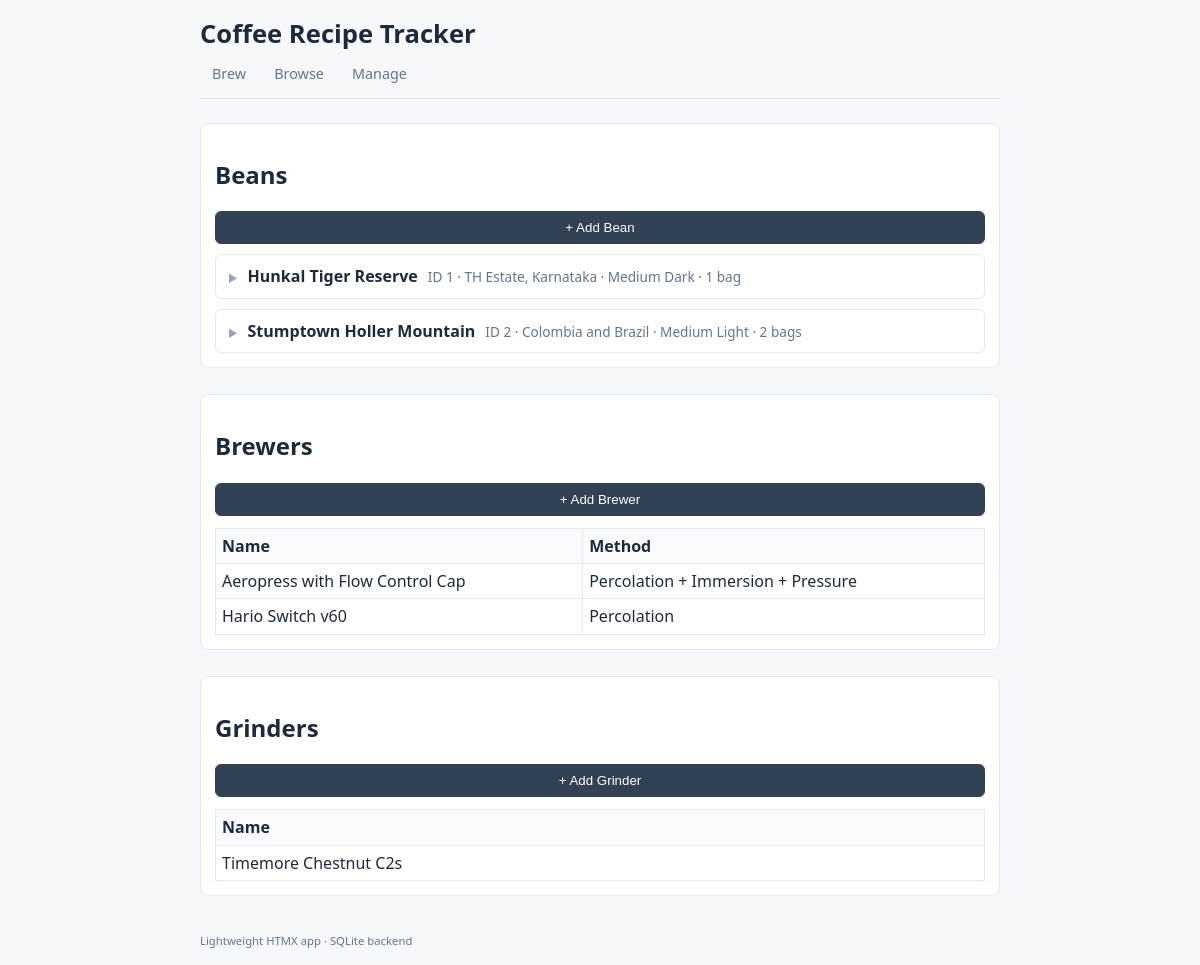
The page /manage on the database as committed earlier.
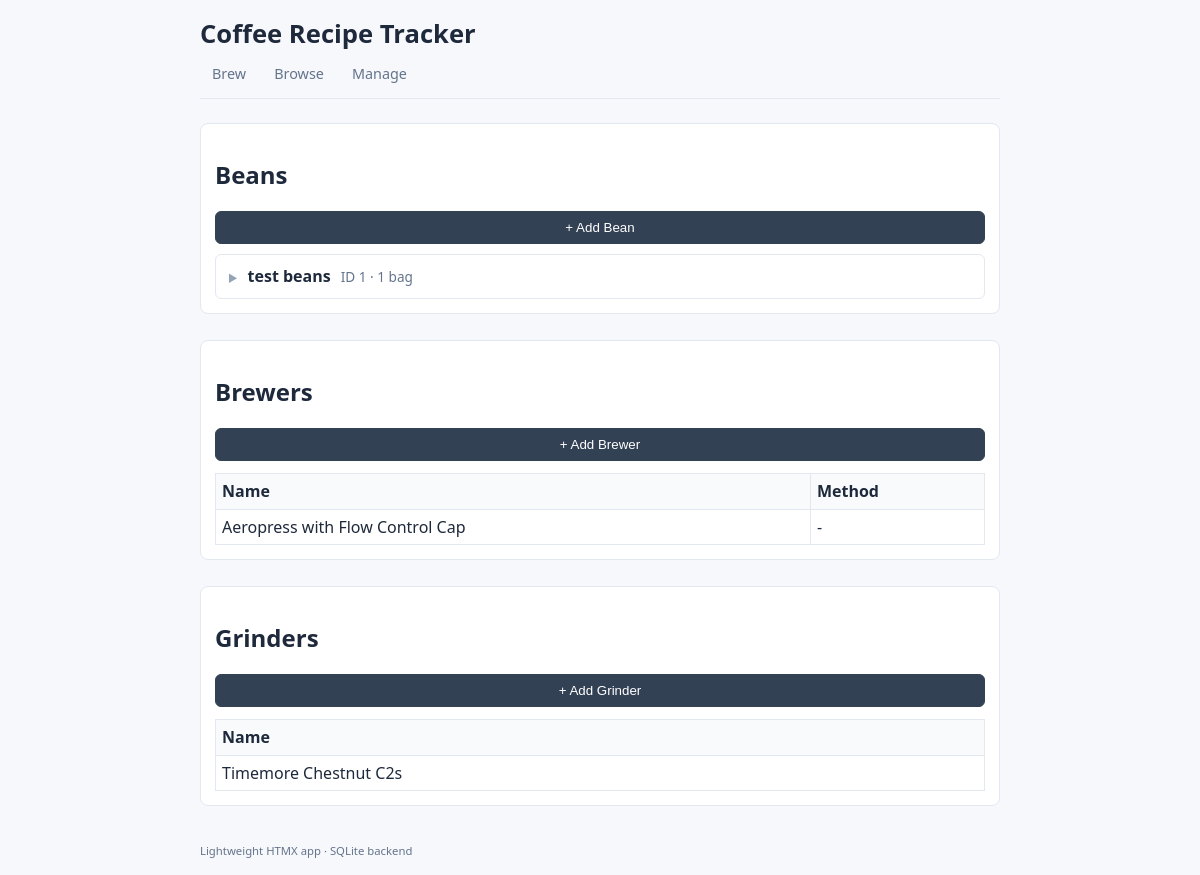
The same page on the database as committed later.
### app/models.py (models this page shows)
class Bean(SQLModel, table=True):
    id: Optional[int] = Field(default=None, primary_key=True)
    name: str
    origin: Optional[str] = None
    roast_level: Optional[str] = None
    flavor_notes: Optional[str] = None
    notes: Optional[str] = None
    bags: List["BeanBag"] = Relationship(back_populates="bean")
    recipes: List["Recipe"] = Relationship(back_populates="bean")

class Brewer(SQLModel, table=True):
    id: Optional[int] = Field(default=None, primary_key=True)
    name: str
    method: Optional[str] = None
    notes: Optional[str] = None
    recipes: List["Recipe"] = Relationship(back_populates="brewer")

class Grinder(SQLModel, table=True):
    id: Optional[int] = Field(default=None, primary_key=True)
    name: str
    notes: Optional[str] = None
    recipes: List["Recipe"] = Relationship(back_populates="grinder")

### app/main.py (the view)
@app.get("/manage", response_class=HTMLResponse)
def manage(request: Request):
    with Session(db.engine) as session:
        beans = crud.get_beans(session)
        beans_with_bags = [
            (bean, [(bag, crud.get_remaining_quantity(session, bag)) for bag in crud.get_bags_for_bean(session, bean.id)])  # type: ignore[arg-type]
            for bean in beans
        ]
        brewers = crud.get_brewers(session)
        grinders = crud.get_grinders(session)
        return templates.TemplateResponse("manage.html", {
            "request": request,
            "beans_with_bags": beans_with_bags,
            "brewers": brewers,
            "grinders": grinders,
        })

### app/templates/manage.html (shortened to what this page needs)
{% extends 'base.html' %}
{% block content %}
<div class="grid">
    <section class="card">
        <h2>Beans</h2>
        <button onclick="toggleForm('bean-form')">+ Add Bean</button>
        {% for bean, bags in beans_with_bags %}
        <details class="bean-block">
            <summary class="bean-summary">
                <span class="bean-title">{{ bean.name }}</span>
                <span class="bean-meta">
                    ID {{ bean.id }}
                    {% if bean.origin %} · {{ bean.origin }}{% endif %}
                    {% if bean.roast_level %} · {{ bean.roast_level }}{% endif %}
                    · {{ bags|length }} bag{{ 's' if bags|length != 1 else '' }}
                </span>
            </summary>
        </details>
        {% else %}
        <p class="muted" style="margin-top:12px">No beans yet.</p>
        {% endfor %}
    </section>
    <section class="card">
        <h2>Brewers</h2>
        <button onclick="toggleForm('brewer-form')">+ Add Brewer</button>
        {% if brewers %}
        <table class="delta-table" style="margin-top:12px">
            <thead><tr><th>Name</th><th>Method</th></tr></thead>
            <tbody>
                {% for b in brewers %}
                <tr><td>{{ b.name }}</td><td>{{ b.method or '-' }}</td></tr>
                {% endfor %}
            </tbody>
        </table>
        {% endif %}
    </section>
    <section class="card">
        <h2>Grinders</h2>
        <button onclick="toggleForm('grinder-form')">+ Add Grinder</button>
        {% if grinders %}
        <table class="delta-table" style="margin-top:12px">
            <thead><tr><th>Name</th></tr></thead>
            <tbody>
                {% for g in grinders %}
                <tr><td>{{ g.name }}</td></tr>
                {% endfor %}
            </tbody>
        </table>
        {% endif %}
    </section>
</div>
{% endblock %}

### app/templates/base.html (shortened to what this page needs)
<!doctype html>
<html lang="en">
<head>
    <link rel="stylesheet" href="/static/styles.css" />
</head>
<body>
    <div class="app-shell">
        <header>
            <h1>Coffee Recipe Tracker</h1>
            <nav>
                <a href="/">Brew</a>
                <a href="/browse">Browse</a>
                <a href="/manage">Manage</a>
            </nav>
        </header>
        <main>
            {% block content %}{% endblock %}
        </main>
        <footer>
            <small>Lightweight HTMX app · SQLite backend</small>
        </footer>
    </div>
</body>
</html>

### app/static/styles.css (style rules this page uses)
* { box-sizing: border-box; }
body { margin: 0; font-family: ui-sans-serif, system-ui, -apple-system, Segoe UI, sans-serif; background: #f7f8fc; color: #1e293b; line-height: 1.4; padding: 16px; }
.app-shell { max-width: 800px; margin: 0 auto; }
header h1 { margin: 0 0 8px; font-size: 1.6rem; }
nav { display: flex; gap: 4px; margin-bottom: 1.5rem; border-bottom: 1px solid #e2e8f0; padding-bottom: 10px; }
nav a { text-decoration: none; color: #64748b; font-size: 0.9rem; padding: 4px 12px; border-radius: 6px; }
.card { background: #fff; border: 1px solid #e2e8f0; border-radius: 8px; padding: 14px; margin-bottom: 14px; }
.grid { display: grid; gap: 12px; }
input, select, textarea, button { width: 100%; padding: 8px; border: 1px solid #cbd5e1; border-radius: 6px; background: #fff; box-sizing: border-box; }
button { background: #334155; color: #fff; border: 1px solid #334155; cursor: pointer; }
footer { font-size: 0.85rem; color: #64748b; margin-top: 20px; }
.bean-block { border: 1px solid #e2e8f0; border-radius: 6px; padding: 10px 12px; margin-top: 10px; }
.bean-summary { display: flex; align-items: baseline; gap: 10px; cursor: pointer; list-style: none; user-select: none; }
.bean-summary::before { content: '▶'; font-size: 0.65rem; color: #94a3b8; transition: transform 0.15s; }
.bean-title { font-weight: 600; font-size: 1rem; }
.bean-meta { color: #64748b; font-size: 0.85rem; }
.delta-table { width: 100%; border-collapse: collapse; margin-top: 8px; }
.delta-table th, .delta-table td { border: 1px solid #e2e8f0; padding: 6px; text-align: left; }
.delta-table th { background: #f8fafc; font-weight: 600; }
@media (min-width: 700px) { .grid { grid-template-columns: 1fr; } }

Rows that differ between the two databases and show on the page:
removed Bean: name "Stumptown Holler Mountain", id "2", origin "Colombia and Brazil", roast_level "Medium Light", bags "2", value "s"
removed Brewer: name "Hario Switch v60", method "Percolation"
changed Bean id 1: name "Hunkal Tiger Reserve" → "test beans"; origin "TH Estate, Karnataka" → (not shown); roast_level "Medium Dark" → (not shown)
changed Brewer "Aeropress with Flow Control Cap": method "Percolation + Immersion + Pressure" → "-"
